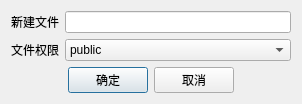
<?xml version="1.0" encoding="UTF-8"?>
<ui version="4.0">
 <class>NewFileDialog</class>
 <widget class="QDialog" name="NewFileDialog">
  <property name="geometry">
   <rect>
    <x>0</x>
    <y>0</y>
    <width>302</width>
    <height>89</height>
   </rect>
  </property>
  <property name="windowTitle">
   <string>Dialog</string>
  </property>
  <layout class="QGridLayout" name="gridLayout">
   <item row="2" column="0" colspan="2">
    <widget class="QWidget" name="widget" native="true">
     <layout class="QHBoxLayout" name="horizontalLayout">
      <property name="leftMargin">
       <number>0</number>
      </property>
      <property name="topMargin">
       <number>0</number>
      </property>
      <property name="rightMargin">
       <number>0</number>
      </property>
      <property name="bottomMargin">
       <number>0</number>
      </property>
      <item>
       <spacer name="horizontalSpacer">
        <property name="orientation">
         <enum>Qt::Horizontal</enum>
        </property>
        <property name="sizeHint" stdset="0">
         <size>
          <width>40</width>
          <height>20</height>
         </size>
        </property>
       </spacer>
      </item>
      <item>
       <widget class="QPushButton" name="pushButton">
        <property name="text">
         <string>确定</string>
        </property>
       </widget>
      </item>
      <item>
       <widget class="QPushButton" name="pushButton_2">
        <property name="text">
         <string>取消</string>
        </property>
       </widget>
      </item>
      <item>
       <spacer name="horizontalSpacer_2">
        <property name="orientation">
         <enum>Qt::Horizontal</enum>
        </property>
        <property name="sizeHint" stdset="0">
         <size>
          <width>40</width>
          <height>20</height>
         </size>
        </property>
       </spacer>
      </item>
     </layout>
    </widget>
   </item>
   <item row="0" column="1">
    <widget class="QLineEdit" name="lineEdit"/>
   </item>
   <item row="0" column="0">
    <widget class="QLabel" name="label">
     <property name="text">
      <string>新建文件</string>
     </property>
    </widget>
   </item>
   <item row="1" column="0">
    <widget class="QLabel" name="label_2">
     <property name="text">
      <string>文件权限</string>
     </property>
    </widget>
   </item>
   <item row="1" column="1">
    <widget class="QComboBox" name="comboBox">
     <item>
      <property name="text">
       <string>public</string>
      </property>
     </item>
     <item>
      <property name="text">
       <string>default</string>
      </property>
     </item>
     <item>
      <property name="text">
       <string>privite</string>
      </property>
     </item>
     <item>
      <property name="text">
       <string>protect</string>
      </property>
     </item>
     <item>
      <property name="text">
       <string>root</string>
      </property>
     </item>
    </widget>
   </item>
  </layout>
 </widget>
 <resources/>
 <connections/>
</ui>
